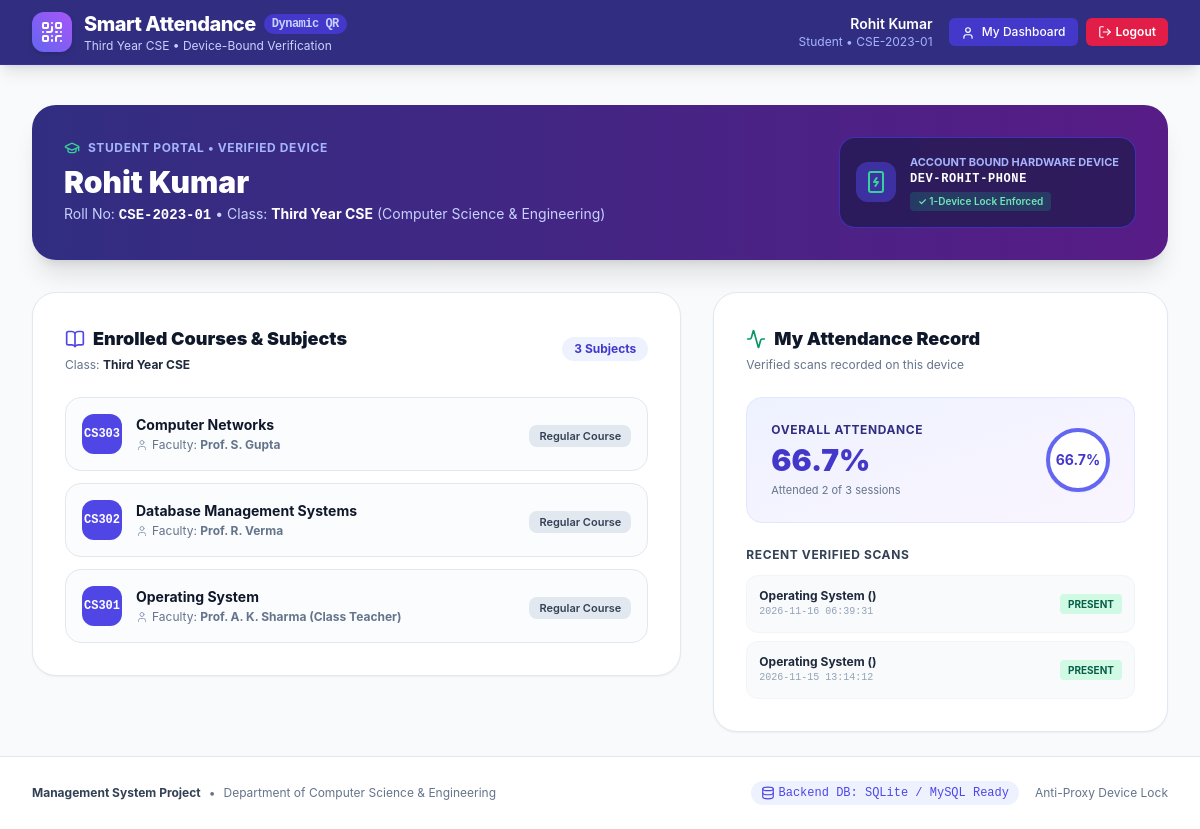
The page /student (signed in) on the database its author committed.
### tables this page shows
CREATE TABLE users (
                id INTEGER PRIMARY KEY AUTOINCREMENT,
                username TEXT NOT NULL UNIQUE,
                password_hash TEXT NOT NULL,
                full_name TEXT NOT NULL,
                email TEXT,
                role TEXT NOT NULL CHECK (role IN ('class_teacher', 'teacher', 'student')),
                class_id INTEGER NULL REFERENCES classes(id) ON DELETE SET NULL,
                roll_no TEXT NULL,
                bound_device_id TEXT NULL,
                bound_at TIMESTAMP NULL,
                created_at TIMESTAMP DEFAULT CURRENT_TIMESTAMP
            );

CREATE TABLE classes (
                id INTEGER PRIMARY KEY AUTOINCREMENT,
                name TEXT NOT NULL,
                branch TEXT NOT NULL,
                year TEXT NOT NULL,
                created_at TIMESTAMP DEFAULT CURRENT_TIMESTAMP
            );

CREATE TABLE subjects (
                id INTEGER PRIMARY KEY AUTOINCREMENT,
                code TEXT NOT NULL,
                name TEXT NOT NULL,
                class_id INTEGER NOT NULL REFERENCES classes(id) ON DELETE CASCADE,
                teacher_id INTEGER NULL REFERENCES users(id) ON DELETE SET NULL,
                created_at TIMESTAMP DEFAULT CURRENT_TIMESTAMP
            );

CREATE TABLE attendance_records (
                id INTEGER PRIMARY KEY AUTOINCREMENT,
                session_id INTEGER NOT NULL REFERENCES attendance_sessions(id) ON DELETE CASCADE,
                student_id INTEGER NOT NULL REFERENCES users(id) ON DELETE CASCADE,
                device_id TEXT NOT NULL,
                status TEXT NOT NULL DEFAULT 'PRESENT',
                scanned_at TIMESTAMP NOT NULL,
                created_at TIMESTAMP DEFAULT CURRENT_TIMESTAMP,
                UNIQUE(session_id, student_id)
            );

### app.py (the view)
@app.route('/student')
def student_dashboard():
    if session.get('role') != 'student':
        flash("Unauthorized. Student access only.", "danger")
        return redirect(url_for('index'))
    student_id = session.get('user_id')
    student = db.get_user_by_id(student_id)
    subjects = db.get_subjects_for_student(student['class_id'])
    summary = db.get_student_attendance_summary(student_id)
    return render_template('student.html',
                           student=student,
                           subjects=subjects,
                           summary=summary)

### app.py (called while the page is built)
@app.context_processor
def inject_config():
    return dict(config=Config)

### db.py (called while the page is built)
    def get_connection(self):
        if self.use_mysql:
            try:
                import pymysql
                import pymysql.cursors
                conn = pymysql.connect(
                    host=Config.MYSQL_HOST,
                    port=Config.MYSQL_PORT,
                    user=Config.MYSQL_USER,
                    password=Config.MYSQL_PASSWORD,
                    database=Config.MYSQL_DB,
                    cursorclass=pymysql.cursors.DictCursor,
                    autocommit=True
                )
                return conn
            except Exception as e:
                print(f"[DB Warning] Could not connect to MySQL ({e}). Falling back to SQLite.")
                self.use_mysql = False
                return self._get_sqlite_connection()
        else:
            return self._get_sqlite_connection()

    def _get_sqlite_connection(self):
        conn = sqlite3.connect(Config.SQLITE_DB)
        conn.row_factory = sqlite3.Row
        conn.execute("PRAGMA foreign_keys = ON")
        return conn

    def query(self, sql, params=(), one=False):
        conn = self.get_connection()
        cursor = conn.cursor()
        if not self.use_mysql:
            sql = sql.replace('%s', '?')
        else:
            sql = sql.replace('?', '%s')
        cursor.execute(sql, params)
        if one:
            result = cursor.fetchone()
            if result and not self.use_mysql:
                result = dict(result)
        else:
            rows = cursor.fetchall()
            if not self.use_mysql:
                result = [dict(r) for r in rows]
            else:
                result = rows
        conn.close()
        return result

    def get_user_by_id(self, user_id):
        return self.query("""
            SELECT u.*, c.name as class_name, c.branch, c.year
            FROM users u
            LEFT JOIN classes c ON u.class_id = c.id
            WHERE u.id = %s
        """, (user_id,), one=True)

    def get_subjects_for_student(self, class_id):
        return self.query("""
            SELECT s.*, u.full_name as teacher_name
            FROM subjects s
            LEFT JOIN users u ON s.teacher_id = u.id
            WHERE s.class_id = %s
            ORDER BY s.name ASC
        """, (class_id,))

### templates/student.html (shortened to what this page needs)
{% extends "base.html" %}
{% block content %}
<div class="space-y-8">
  <div class="bg-gradient-to-r from-indigo-900 to-purple-900 text-white p-6 sm:p-8 rounded-3xl shadow-xl flex flex-col md:flex-row md:items-center justify-between gap-6">
    <div>
      <div class="flex items-center space-x-2 text-indigo-300 text-xs font-bold uppercase tracking-wider mb-2">
        <i data-lucide="graduation-cap" class="w-4 h-4 text-emerald-400"></i>
        <span>Student Portal • Verified Device</span>
      </div>
      <h1 class="text-2xl sm:text-3xl font-black">{{ student.full_name }}</h1>
      <p class="text-indigo-200 text-sm mt-1">
        Roll No: <strong class="text-white font-mono">{{ student.roll_no }}</strong> • Class: <strong class="text-white">{{ student.class_name }}</strong> ({{ student.branch }})
      </p>
    </div>
    <div class="bg-indigo-950/70 border border-indigo-700/80 p-4 rounded-2xl flex items-center space-x-3.5">
      <div class="w-10 h-10 rounded-xl bg-indigo-600/50 flex items-center justify-center text-emerald-400">
        <i data-lucide="smartphone-charging" class="w-6 h-6"></i>
      </div>
      <div>
        <p class="text-[11px] uppercase font-bold text-indigo-300">Account Bound Hardware Device</p>
        <p class="text-xs font-mono font-bold text-white tracking-wider" id="student-bound-device">
          {{ student.bound_device_id or 'Binding on login...' }}
        </p>
        <span class="inline-block text-[10px] bg-emerald-500/20 text-emerald-300 px-2 py-0.5 rounded font-semibold mt-1">
          ✓ 1-Device Lock Enforced
        </span>
      </div>
    </div>
  </div>
  <div class="grid grid-cols-1 lg:grid-cols-12 gap-8 items-start">
    <div class="lg:col-span-7 bg-white border border-slate-200 rounded-3xl shadow-sm p-6 sm:p-8">
      <div class="flex items-center justify-between mb-6">
        <div>
          <h3 class="text-lg font-black text-slate-900 flex items-center space-x-2">
            <i data-lucide="book-open" class="w-5 h-5 text-indigo-600"></i>
            <span>Enrolled Courses & Subjects</span>
          </h3>
          <p class="text-xs text-slate-500 mt-1">Class: <strong class="text-slate-800">{{ student.class_name }}</strong></p>
        </div>
        <span class="text-xs font-bold bg-indigo-50 text-indigo-700 px-3 py-1 rounded-full">
          {{ subjects|length }} Subjects
        </span>
      </div>
      <div class="space-y-3">
        {% for s in subjects %}
        <div class="p-4 rounded-2xl border border-slate-200 hover:border-indigo-300 hover:shadow-md transition bg-slate-50/50 flex items-center justify-between">
          <div class="flex items-center space-x-3.5">
            <div class="w-10 h-10 rounded-xl bg-indigo-600 text-white flex items-center justify-center font-bold font-mono text-xs">
              {{ s.code }}
            </div>
            <div>
              <h4 class="font-bold text-slate-900 text-sm">{{ s.name }}</h4>
              <p class="text-xs text-slate-500 flex items-center space-x-1 mt-0.5">
                <i data-lucide="user" class="w-3 h-3 text-slate-400"></i>
                <span>Faculty: <strong>{{ s.teacher_name or 'Faculty Assigned' }}</strong></span>
              </p>
            </div>
          </div>
          <div>
            <span class="text-[11px] bg-slate-200 text-slate-700 font-semibold px-2.5 py-1 rounded-lg">
              Regular Course
            </span>
          </div>
        </div>
        {% endfor %}
      </div>
    </div>
    <div class="lg:col-span-5 bg-white border border-slate-200 rounded-3xl shadow-sm p-6 sm:p-8 space-y-6">
      <div>
        <h3 class="text-lg font-black text-slate-900 flex items-center space-x-2">
          <i data-lucide="activity" class="w-5 h-5 text-emerald-600"></i>
          <span>My Attendance Record</span>
        </h3>
        <p class="text-xs text-slate-500 mt-1">Verified scans recorded on this device</p>
      </div>
      <div class="bg-gradient-to-br from-indigo-50 to-purple-50 p-6 rounded-2xl border border-indigo-100 flex items-center justify-between">
        <div>
          <p class="text-xs font-bold text-indigo-900 uppercase tracking-wider">Overall Attendance</p>
          <p class="text-3xl font-black text-indigo-700 mt-1">{{ summary.percentage }}%</p>
          <p class="text-[11px] text-slate-500 mt-1">
            Attended {{ summary.attended_sessions }} of {{ summary.total_sessions }} sessions
          </p>
        </div>
        <div class="w-16 h-16 rounded-full border-4 border-indigo-500 flex items-center justify-center font-bold text-sm text-indigo-700 bg-white shadow-sm">
          {{ summary.percentage }}%
        </div>
      </div>
      <div>
        <h4 class="text-xs font-bold text-slate-700 uppercase tracking-wider mb-3">Recent Verified Scans</h4>
        <div class="space-y-2">
          {% if summary.records and summary.records|length > 0 %}
            {% for r in summary.records %}
            <div class="p-3 bg-slate-50 rounded-xl border border-slate-100 flex items-center justify-between text-xs">
              <div>
                <p class="font-bold text-slate-800">{{ r.subject_name }} ({{ r.code }})</p>
                <p class="text-[10px] text-slate-400 font-mono">{{ r.scanned_at }}</p>
              </div>
              <span class="bg-emerald-100 text-emerald-800 font-bold px-2 py-0.5 rounded text-[10px]">PRESENT</span>
            </div>
            {% endfor %}
          {% else %}
            <p class="text-xs text-slate-400 italic text-center py-4">No attendance scans recorded yet.</p>
          {% endif %}
        </div>
      </div>
    </div>
  </div>
</div>
{% endblock %}

### templates/base.html (shortened to what this page needs)
<!DOCTYPE html>
<html lang="en">
<head>
  <script src="https://cdn.tailwindcss.com"></script>
  <link rel="stylesheet" href="{{ url_for('static', filename='css/style.css') }}">
</head>
<body class="bg-slate-50 text-slate-800 flex flex-col min-h-screen">
  <header class="bg-indigo-900 text-white shadow-lg sticky top-0 z-40 border-b border-indigo-800">
    <div class="max-w-7xl mx-auto px-4 sm:px-6 lg:px-8">
      <div class="flex justify-between items-center h-16">
        <div class="flex items-center space-x-3">
          <div class="w-10 h-10 rounded-xl bg-gradient-to-tr from-indigo-500 to-purple-500 flex items-center justify-center shadow-md">
            <i data-lucide="qr-code" class="w-6 h-6 text-white"></i>
          </div>
          <div>
            <a href="/" class="font-extrabold text-lg sm:text-xl tracking-tight text-white flex items-center space-x-2">
              <span>Smart Attendance</span>
              <span class="text-xs bg-indigo-700 text-indigo-200 px-2 py-0.5 rounded-full font-mono">Dynamic QR</span>
            </a>
            <p class="text-xs text-indigo-200 hidden sm:block">Third Year CSE • Device-Bound Verification</p>
          </div>
        </div>
        {% if session.get('user_id') %}
        <div class="flex items-center space-x-4">
          <div class="hidden md:flex flex-col text-right">
            <span class="text-sm font-semibold text-white">{{ session.get('full_name') }}</span>
            <span class="text-xs text-indigo-300 capitalize">
              {% if session.get('role') == 'class_teacher' %}
                <span class="text-amber-300 font-bold">★ Class Teacher (Admin)</span>
              {% elif session.get('role') == 'teacher' %}
                <span>Faculty / Teacher</span>
              {% else %}
                <span>Student • {{ session.get('roll_no', '') }}</span>
              {% endif %}
            </span>
          </div>
          <nav class="flex items-center space-x-2">
            {% if session.get('role') == 'class_teacher' %}
              <a href="/class-teacher" class="text-xs bg-indigo-800 hover:bg-indigo-700 text-indigo-100 px-3 py-1.5 rounded-md font-medium transition">
                <i data-lucide="shield" class="w-3.5 h-3.5 inline mr-1"></i> Admin Panel
              </a>
              <a href="/teacher" class="text-xs bg-indigo-700 hover:bg-indigo-600 text-white px-3 py-1.5 rounded-md font-medium transition">
                <i data-lucide="play" class="w-3.5 h-3.5 inline mr-1"></i> Take Attendance
              </a>
            {% elif session.get('role') == 'teacher' %}
              <a href="/teacher" class="text-xs bg-indigo-700 hover:bg-indigo-600 text-white px-3 py-1.5 rounded-md font-medium transition">
                <i data-lucide="calendar" class="w-3.5 h-3.5 inline mr-1"></i> Attendance Sessions
              </a>
            {% elif session.get('role') == 'student' %}
              <a href="/student" class="text-xs bg-indigo-700 hover:bg-indigo-600 text-white px-3 py-1.5 rounded-md font-medium transition">
                <i data-lucide="user" class="w-3.5 h-3.5 inline mr-1"></i> My Dashboard
              </a>
            {% endif %}
            <a href="/logout"
               id="logout-btn"
               onclick="return handleLogout(event);"
               class="text-xs bg-rose-600 hover:bg-rose-700 text-white px-3 py-1.5 rounded-md font-semibold transition flex items-center space-x-1 shadow-sm">
              <i data-lucide="log-out" class="w-3.5 h-3.5"></i>
              <span>Logout</span>
            </a>
          </nav>
        </div>
        {% else %}
        <div>
          <a href="/login" class="text-xs bg-white text-indigo-900 hover:bg-indigo-50 font-bold px-4 py-2 rounded-lg shadow-sm transition">
            Sign In
          </a>
        </div>
        {% endif %}
      </div>
    </div>
  </header>
  <main class="flex-grow max-w-7xl w-full mx-auto px-4 sm:px-6 lg:px-8 py-6">
    {% block content %}{% endblock %}
  </main>
  <footer class="bg-white border-t border-slate-200 py-6 text-slate-500 text-xs no-print mt-auto">
    <div class="max-w-7xl mx-auto px-4 sm:px-6 lg:px-8 flex flex-col sm:flex-row items-center justify-between gap-4">
      <div class="flex items-center space-x-2">
        <span class="font-bold text-slate-700">Management System Project</span>
        <span>•</span>
        <span class="text-slate-500">Department of Computer Science & Engineering</span>
      </div>
      <div class="flex items-center space-x-4">
        <span class="inline-flex items-center text-xs text-indigo-600 bg-indigo-50 px-2.5 py-1 rounded-full font-mono">
          <i data-lucide="database" class="w-3.5 h-3.5 mr-1"></i>
          Backend DB: {% if config.USE_MYSQL %}MySQL (Port 3306){% else %}SQLite / MySQL Ready{% endif %}
        </span>
        <span>Anti-Proxy Device Lock</span>
      </div>
    </div>
  </footer>
</body>
</html>

### static/css/style.css (style rules this page uses)
:root { --primary: #4f46e5; --primary-hover: #4338ca; --success: #10b981; --danger: #ef4444; --warning: #f59e0b; --bg-dark: #0f172a; --card-bg: #ffffff; --text-main: #1e293b; --text-muted: #64748b; --border: #e2e8f0; }
body { font-family: -apple-system, BlinkMacSystemFont, "Segoe UI", Roboto, "Helvetica Neue", Arial, sans-serif; background-color: #f8fafc; color: var(--text-main); margin: 0; padding: 0; min-height: 100vh; display: flex; flex-direction: column; }

### rows shown on the page
users: get "Rohit Kumar", get "CSE-2023-01", full_name "Rohit Kumar", roll_no "CSE-2023-01", bound_device "DEV-ROHIT-PHONE"
classes: class_name "Third Year CSE", branch "Computer Science & Engineering"
subjects: code "CS303", name "Computer Networks", full_name "Prof. S. Gupta"
subjects: code "CS302", name "Database Management Systems", full_name "Prof. R. Verma"
subjects: code "CS301", name "Operating System", full_name "Prof. A. K. Sharma (Class Teacher)"
attendance_records: subject_name "Operating System", scanned_at "2026-11-16 06:39:31"
attendance_records: subject_name "Operating System", scanned_at "2026-11-15 13:14:12"

### other values the page prints
{{ subjects|length }} "3"
{{ summary.percentage }} "66.7"
{{ summary.attended_sessions }} "2"
{{ summary.total_sessions }} "3"
